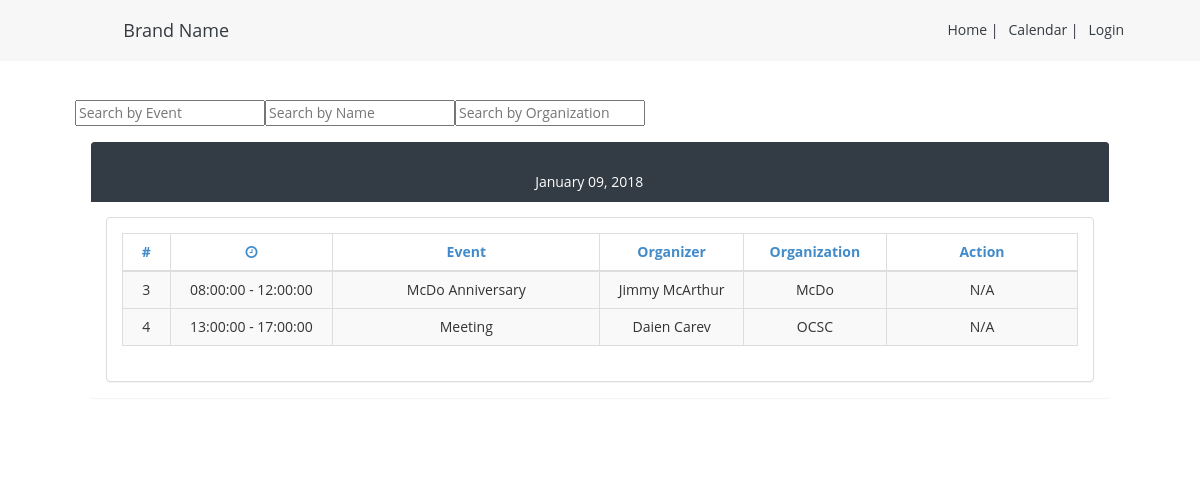
The app's page /event.php?date=2018-01-09 with its own data.
### tables this page shows
CREATE TABLE IF NOT EXISTS `tbl_event` (
  `eid` int(11) NOT NULL AUTO_INCREMENT,
  `event` varchar(100) DEFAULT NULL,
  `fname` varchar(100) DEFAULT NULL,
  `o_id` int(11) DEFAULT NULL,
  `org` varchar(100) DEFAULT NULL,
  `rdate` date DEFAULT NULL,
  `stime` time DEFAULT NULL,
  `etime` time DEFAULT NULL,
  PRIMARY KEY (`eid`)
);

### includes/function.php (called while the page is built, shortened)
<?php
    function confirm_logged_in() {
        if (isset($_SESSION['user'])) {
            return true;
        }else{
            return false;
        }
    }
?>

### public/event.php (the view, shortened to what this page needs)
<?php
    include("../includes/session.php");
    include("../includes/function.php");
    if(isset($_GET['date'])){
            $ddate = $_GET['date'];
        }
        $today = date_create($ddate);
        if(isset($_GET['order'])){
            $order = $_GET['order'];
        }else{
            $order = 'eid';
        }
        if(isset($_GET['sort'])){
            $sort = $_GET['sort'];
        }else{
            $sort = 'ASC';
        }
        $query = "SELECT * FROM tbl_event WHERE rdate='$ddate' ORDER BY $order $sort";
        $result = mysqli_query($connection, $query);
    if(isset($_POST['search'])){
        if(isset($_GET['toSearch'])){
            $toSearch = $_GET['toSearch'];
        }else{
            $toSearch = 'event';
        }
        $val = mysqli_real_escape_string($connection, $_POST['val']);
        $query = "SELECT * FROM tbl_event WHERE $toSearch regexp '$val'";
        $result = mysqli_query($connection, $query);
        if(!$result) {
          die("Database query failed." . mysqli_error($connection));
        }else{
          $rowcount=mysqli_num_rows($result);
        }
    }else{
        if(isset($_GET['date'])){
            $ddate = $_GET['date'];
        }
        $today = date_create($ddate);
        $query = "SELECT * FROM tbl_event  WHERE rdate='$ddate'";
        $result = mysqli_query($connection, $query);
        if(isset($_GET['order'])){
            $order = $_GET['order'];
        }else{
            $order = 'eid';
        }
        if(isset($_GET['sort'])){
            $sort = $_GET['sort'];
        }else{
            $sort = 'ASC';
        }
        $query = "SELECT * FROM tbl_event WHERE rdate='$ddate' ORDER BY $order $sort";
        $result = mysqli_query($connection, $query);
     }
?>
<!DOCTYPE html>
<html>
<head>
    <link href="../vendor/bootstrap/css/bootstrap.min.css" rel="stylesheet">
    <link href="../assets/css/bootstrap.css" rel="stylesheet" />
    <link href="../assets/css/font-awesome.css" rel="stylesheet" />
    <link href="../assets/css/custom-styles.css" rel="stylesheet" />
</head>
<body>
    <?php
        if (confirm_logged_in()) {
          include("../includes/nav-login.php");
        }else{
          include("../includes/nav.php");
        }
    ?>
    <div class="container p-5" style="margin-top: 70px;">
    <div class="col-md-12">
            <div class="" style="float: left;">
                <form action="../public/event.php?date=<?php echo $ddate; ?>&&toSearch=event" method="POST">
                    <input name="val" placeholder="Search by Event">
                </form>
            </div>
            <div class="" style="float: left;">
                <form action="../public/event.php?date=<?php echo $ddate; ?>&&toSearch=fname" method="POST">
                    <input name="val" placeholder="Search by Name">
                </form>
            </div>
            <div class="" style="float: left;">
                <form action="../public/event.php?date=<?php echo $ddate; ?>&&toSearch=event=org" method="POST">
                    <input name="val" placeholder="Search by Organization">
                </form>
            </div>
    </div>
    <div class="col-md-12">
        <div class="panel-body">
            <div class="panel-group" id="accordion">
                <div class="panel">
                    <div class="panel-heading p-5" style="background-color: #333b44;">
                        <span class="col-md-8 offset-5 text-white"><?php echo date_format($today, "F d, Y"); ?></span>
                    </div>
                    <div class="panel-body">
                        <div class="panel panel-default">
                         <div class="panel-body">
                            <div class="table-responsive">
                                <table class="table table-striped table-bordered table-hover" id="myTable">
                                        <thead>
                                            <tr>
                                                <?php $sort == 'DESC' ? $sort = 'ASC' : $sort = 'DESC'; ?>
                                                <th class="text-center" width="5%"><a href="?date=<?php echo $ddate; ?>&&order=eid&&sort=<?php echo $sort; ?>" style="text-decoration: none;">#</a></th>
                                                <th class="text-center" width="17%"><a href="?date=<?php echo $ddate; ?>&&order=stime&&sort=<?php echo $sort; ?>" style="text-decoration: none;"><i class="fa fa-clock-o"></i></a></th>
                                                <th class="text-center" width="28%"><a href="?date=<?php echo $ddate; ?>&&order=event&&sort=<?php echo $sort; ?>" style="text-decoration: none;">Event</a></th>
                                                <th class="text-center" width="15"><a href="?date=<?php echo $ddate; ?>&&order=fname&&sort=<?php echo $sort; ?>" style="text-decoration: none;">Organizer</a></th>
                                                <th class="text-center" width="15%"><a href="?date=<?php echo $ddate; ?>&&order=org&&sort=<?php echo $sort; ?>" style="text-decoration: none;">Organization</a></th>
                                                <th class="text-center" width="20%"><a href="" style="text-decoration: none;">Action</a></th>
                                            </tr>
                                        </thead>
                                        <tbody class="text-center">
                                            <?php
                                                while($row=mysqli_fetch_assoc($result)){
                                                    $id = $row['eid'];
                                                    $event = $row['event'];
                                                    $fname = $row['fname'];
                                                    $org = $row['org'];
                                                    $stime = $row['stime'];
                                                    $etime = $row['etime'];
                                                    echo "<tr>
                                                        <td>".$id."</td>
                                                        <td>".$stime ." - " . $etime."</td>
                                                        <td>".$event."</td>
                                                        <td>".$fname."</td>
                                                        <td>".$org."</td> ";
                                                     if (confirm_logged_in()) {
                                                        echo "<td class=\"text-white\">
                                                            <a href=\"../public/view.php?id=$id&date=$ddate\" class=\"btn btn-circle btn-primary\" type=\"button\" style=\"text-decoration: none;\">View</a>
                                                            <a href=\"../public/edit.php?id=$id&date=$ddate\" class=\"btn btn-circle btn-success\" type=\"button\" style=\"text-decoration: none;\" >Edit</a>
                                                            <a href=\"?idnum=$id&date=$ddate\" class=\"btn btn-circle btn-danger\" type=\"button\" style=\"text-decoration: none;\" name=\"delete\">Delete</a>
                                                            </td>";
                                                    }else{
                                                        echo "<td>N/A</td>";
                                                    }
                                                   echo "<tr>";
                                                }
                                        ?>
                                        </tbody>
                            </table>
                        </div>
                    </div>
                </div>
            </div>
        </div>
    </div>
    </div>
  </div>
</body>
</html>

### assets/css/custom-styles.css (style rules this page uses)
body { font-family: 'Open Sans', sans-serif; }
.text-center { text-align:center; }

### records on screen
tbl_event: eid "3", stime "08:00:00", etime "12:00:00", event "McDo Anniversary", fname "Jimmy McArthur", org "McDo"
tbl_event: eid "4", stime "13:00:00", etime "17:00:00", event "Meeting", fname "Daien Carev", org "OCSC"

### other values on screen
date_format($today, "F d, Y") "January 09, 2018"
